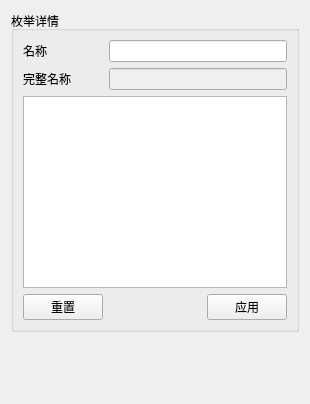
<?xml version="1.0" encoding="UTF-8"?>
<ui version="4.0">
 <class>EnumerationTypeInformation</class>
 <widget class="QWidget" name="EnumerationTypeInformation">
  <property name="geometry">
   <rect>
    <x>0</x>
    <y>0</y>
    <width>310</width>
    <height>404</height>
   </rect>
  </property>
  <property name="windowTitle">
   <string>Form</string>
  </property>
  <layout class="QVBoxLayout" name="verticalLayout">
   <item>
    <widget class="QGroupBox" name="groupBox">
     <property name="title">
      <string>枚举详情</string>
     </property>
     <layout class="QGridLayout" name="gridLayout">
      <item row="2" column="0" colspan="3">
       <widget class="QTableView" name="tableView_EnumerationMembers">
        <property name="contextMenuPolicy">
         <enum>Qt::ContextMenuPolicy::CustomContextMenu</enum>
        </property>
       </widget>
      </item>
      <item row="0" column="0">
       <widget class="QLabel" name="label">
        <property name="text">
         <string>名称</string>
        </property>
       </widget>
      </item>
      <item row="3" column="0">
       <widget class="QPushButton" name="pushButton_Reset">
        <property name="text">
         <string>重置</string>
        </property>
       </widget>
      </item>
      <item row="1" column="0">
       <widget class="QLabel" name="label_2">
        <property name="text">
         <string>完整名称</string>
        </property>
       </widget>
      </item>
      <item row="3" column="2">
       <widget class="QPushButton" name="pushButton_Apply">
        <property name="text">
         <string>应用</string>
        </property>
       </widget>
      </item>
      <item row="3" column="1">
       <spacer name="horizontalSpacer">
        <property name="orientation">
         <enum>Qt::Orientation::Horizontal</enum>
        </property>
        <property name="sizeHint" stdset="0">
         <size>
          <width>40</width>
          <height>20</height>
         </size>
        </property>
       </spacer>
      </item>
      <item row="0" column="1" colspan="2">
       <widget class="QLineEdit" name="lineEdit_EnumerationTypeName"/>
      </item>
      <item row="1" column="1" colspan="2">
       <widget class="QLineEdit" name="lineEdit_EnumerationTypeCompleteName">
        <property name="enabled">
         <bool>false</bool>
        </property>
       </widget>
      </item>
     </layout>
    </widget>
   </item>
   <item>
    <spacer name="verticalSpacer">
     <property name="orientation">
      <enum>Qt::Orientation::Vertical</enum>
     </property>
     <property name="sizeHint" stdset="0">
      <size>
       <width>20</width>
       <height>40</height>
      </size>
     </property>
    </spacer>
   </item>
  </layout>
 </widget>
 <resources/>
 <connections/>
</ui>
